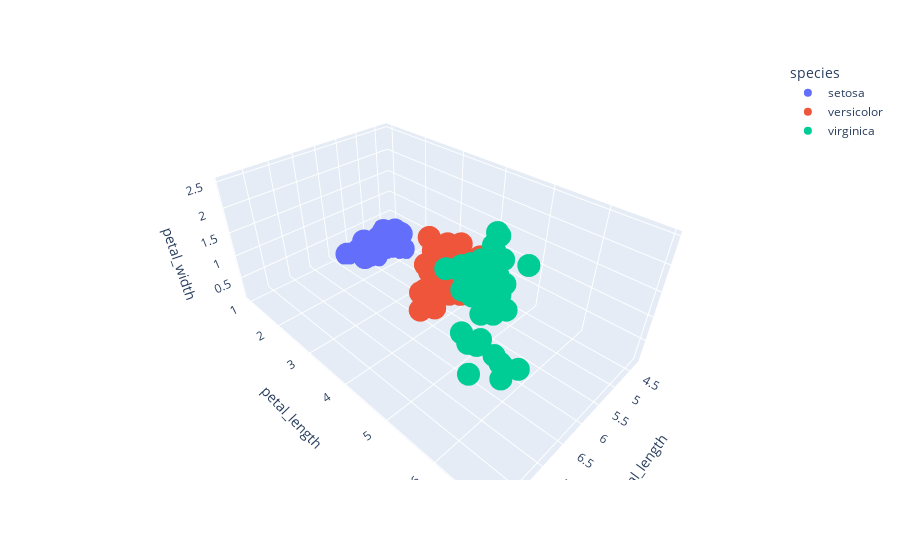

The code cell stored with this chart in its notebook:
### Markdown cell above
> install the following
- `python -m pip install plotly`
- `python -m pip install nbformat`
- `python -m pip install ipykernel`

### Code cell
import plotly.express as px
df = px.data.iris()
fig = px.scatter_3d(df, x='sepal_length',  y='petal_length', z='petal_width',color='species')
fig.show()

### Figure 1 — Plotly figure (JSON) as saved in the notebook; plotly's stock layout.template omitted (floating-point values rounded to 4 significant figures)
{"data": [{"hovertemplate": "species=setosa<br>sepal_length=%{x}<br>petal_length=%{y}<br>petal_width=%{z}<extra></extra>", "legendgroup": "setosa", "marker": {"color": "#636efa", "symbol": "circle"}, "mode": "markers", "name": "setosa", "scene": "scene", "showlegend": true, "type": "scatter3d", "x": [5.1, 4.9, 4.7, 4.6, 5, 5.4, 4.6, 5, 4.4, 4.9, 5.4, 4.8, 4.8, 4.3, 5.8, 5.7, 5.4, 5.1, 5.7, 5.1, 5.4, 5.1, 4.6, 5.1, 4.8, 5, 5, 5.2, 5.2, 4.7, 4.8, 5.4, 5.2, 5.5, 4.9, 5, 5.5, 4.9, 4.4, 5.1, 5, 4.5, 4.4, 5, 5.1, 4.8, 5.1, 4.6, 5.3, 5], "y": [1.4, 1.4, 1.3, 1.5, 1.4, 1.7, 1.4, 1.5, 1.4, 1.5, 1.5, 1.6, 1.4, 1.1, 1.2, 1.5, 1.3, 1.4, 1.7, 1.5, 1.7, 1.5, 1, 1.7, 1.9, 1.6, 1.6, 1.5, 1.4, 1.6, 1.6, 1.5, 1.5, 1.4, 1.5, 1.2, 1.3, 1.5, 1.3, 1.5, 1.3, 1.3, 1.3, 1.6, 1.9, 1.4, 1.6, 1.4, 1.5, 1.4], "z": [0.2, 0.2, 0.2, 0.2, 0.2, 0.4, 0.3, 0.2, 0.2, 0.1, 0.2, 0.2, 0.1, 0.1, 0.2, 0.4, 0.4, 0.3, 0.3, 0.3, 0.2, 0.4, 0.2, 0.5, 0.2, 0.2, 0.4, 0.2, 0.2, 0.2, 0.2, 0.4, 0.1, 0.2, 0.1, 0.2, 0.2, 0.1, 0.2, 0.2, 0.3, 0.3, 0.2, 0.6, 0.4, 0.3, 0.2, 0.2, 0.2, 0.2]}, {"hovertemplate": "species=versicolor<br>sepal_length=%{x}<br>petal_length=%{y}<br>petal_width=%{z}<extra></extra>", "legendgroup": "versicolor", "marker": {"color": "#EF553B", "symbol": "circle"}, "mode": "markers", "name": "versicolor", "scene": "scene", "showlegend": true, "type": "scatter3d", "x": [7, 6.4, 6.9, 5.5, 6.5, 5.7, 6.3, 4.9, 6.6, 5.2, 5, 5.9, 6, 6.1, 5.6, 6.7, 5.6, 5.8, 6.2, 5.6, 5.9, 6.1, 6.3, 6.1, 6.4, 6.6, 6.8, 6.7, 6, 5.7, 5.5, 5.5, 5.8, 6, 5.4, 6, 6.7, 6.3, 5.6, 5.5, 5.5, 6.1, 5.8, 5, 5.6, 5.7, 5.7, 6.2, 5.1, 5.7], "y": [4.7, 4.5, 4.9, 4, 4.6, 4.5, 4.7, 3.3, 4.6, 3.9, 3.5, 4.2, 4, 4.7, 3.6, 4.4, 4.5, 4.1, 4.5, 3.9, 4.8, 4, 4.9, 4.7, 4.3, 4.4, 4.8, 5, 4.5, 3.5, 3.8, 3.7, 3.9, 5.1, 4.5, 4.5, 4.7, 4.4, 4.1, 4, 4.4, 4.6, 4, 3.3, 4.2, 4.2, 4.2, 4.3, 3, 4.1], "z": [1.4, 1.5, 1.5, 1.3, 1.5, 1.3, 1.6, 1, 1.3, 1.4, 1, 1.5, 1, 1.4, 1.3, 1.4, 1.5, 1, 1.5, 1.1, 1.8, 1.3, 1.5, 1.2, 1.3, 1.4, 1.4, 1.7, 1.5, 1, 1.1, 1, 1.2, 1.6, 1.5, 1.6, 1.5, 1.3, 1.3, 1.3, 1.2, 1.4, 1.2, 1, 1.3, 1.2, 1.3, 1.3, 1.1, 1.3]}, {"hovertemplate": "species=virginica<br>sepal_length=%{x}<br>petal_length=%{y}<br>petal_width=%{z}<extra></extra>", "legendgroup": "virginica", "marker": {"color": "#00cc96", "symbol": "circle"}, "mode": "markers", "name": "virginica", "scene": "scene", "showlegend": true, "type": "scatter3d", "x": [6.3, 5.8, 7.1, 6.3, 6.5, 7.6, 4.9, 7.3, 6.7, 7.2, 6.5, 6.4, 6.8, 5.7, 5.8, 6.4, 6.5, 7.7, 7.7, 6, 6.9, 5.6, 7.7, 6.3, 6.7, 7.2, 6.2, 6.1, 6.4, 7.2, 7.4, 7.9, 6.4, 6.3, 6.1, 7.7, 6.3, 6.4, 6, 6.9, 6.7, 6.9, 5.8, 6.8, 6.7, 6.7, 6.3, 6.5, 6.2, 5.9], "y": [6, 5.1, 5.9, 5.6, 5.8, 6.6, 4.5, 6.3, 5.8, 6.1, 5.1, 5.3, 5.5, 5, 5.1, 5.3, 5.5, 6.7, 6.9, 5, 5.7, 4.9, 6.7, 4.9, 5.7, 6, 4.8, 4.9, 5.6, 5.8, 6.1, 6.4, 5.6, 5.1, 5.6, 6.1, 5.6, 5.5, 4.8, 5.4, 5.6, 5.1, 5.1, 5.9, 5.7, 5.2, 5, 5.2, 5.4, 5.1], "z": [2.5, 1.9, 2.1, 1.8, 2.2, 2.1, 1.7, 1.8, 1.8, 2.5, 2, 1.9, 2.1, 2, 2.4, 2.3, 1.8, 2.2, 2.3, 1.5, 2.3, 2, 2, 1.8, 2.1, 1.8, 1.8, 1.8, 2.1, 1.6, 1.9, 2, 2.2, 1.5, 1.4, 2.3, 2.4, 1.8, 1.8, 2.1, 2.4, 2.3, 1.9, 2.3, 2.5, 2.3, 1.9, 2, 2.3, 1.8]}], "layout": {"legend": {"title": {"text": "species"}, "tracegroupgap": 0}, "margin": {"t": 60}, "scene": {"domain": {"x": [0, 1], "y": [0, 1]}, "xaxis": {"title": {"text": "sepal_length"}}, "yaxis": {"title": {"text": "petal_length"}}, "zaxis": {"title": {"text": "petal_width"}}}}}
